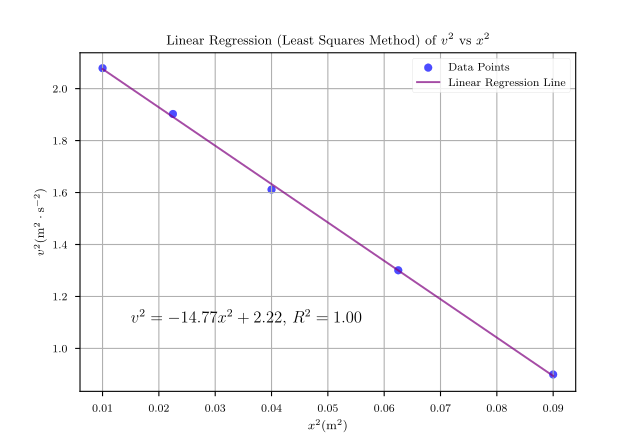

Generate this figure with Python:
import numpy as np
import matplotlib.pyplot as plt
from sklearn.linear_model import LinearRegression
import matplotlib

plt.rcParams.update({
    "text.usetex": True,
    "font.family": "CMU Serif",
})
matplotlib.rcParams['mathtext.fontset'] = 'stix'
plt.style.use('seaborn-v0_8-paper')

# Data
y = np.array([144.18, 137.93, 126.94, 114.05, 94.85])
x = np.array([10, 15, 20, 25, 30]).reshape(-1, 1)
y = y / 100
x = x / 100
x = x * x
y = y * y
# Perform linear regression
model = LinearRegression()
model.fit(x, y)
# Get the slope and intercept of the line best fit
slope = model.coef_[0]
intercept = model.intercept_
print(f"Slope: {slope}")

# Get the R^2 value
r_squared = model.score(x, y)

# Generate predictions
y_pred = model.predict(x)

# Plotting
plt.scatter(x, y, color='blue', alpha=0.7,  label='Data Points')
plt.plot(x, y_pred, color='purple', alpha = 0.7, label='Linear Regression Line')
plt.title('Linear Regression (Least Squares Method) of $v^2$ vs $x^2$')
plt.ylabel('$v^2 (\\mathrm{m^2 \\cdot s^{-2}})$')
plt.xlabel('$x^2 (\\mathrm{m^2})$')
plt.legend()
plt.grid()

# Add the equation of the line
plt.text(0.015, 1.1, f"$v^2 = {slope:.2f}x^2 + {intercept:.2f}$, $R^2 = {r_squared:.2f}$", fontsize=12)
print(f"Slope: {slope}, Intercept: {intercept}, R^2: {r_squared}")
plt.savefig("plot3.pdf")
